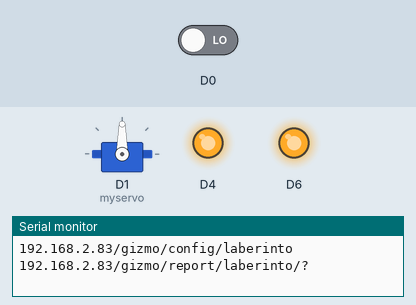
A sketch run on a simulated ESP8266 (NodeMCU). Parts: servo, output pins drawn as LEDs (lit = HIGH), the last lines printed to the serial monitor. Dashed ring = blinking. Inputs (shaded band) come from the test bench; at power-on: D0 LOW. Uploads are accepted with an empty reply.

Above: at 5.1 s.
5.2 s: D0 driven HIGH
At 5.55 s:
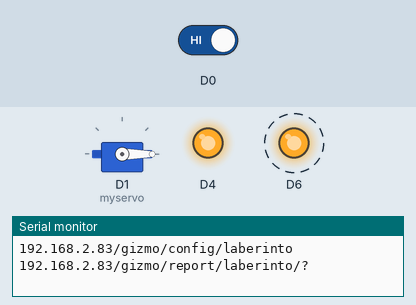
8.2 s: D0 driven LOW
At 10.1 s:
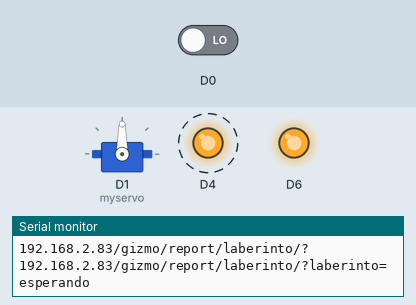
Timing chart, 0 to 17.0 s (numbered marks = the images above; inputs shaded):
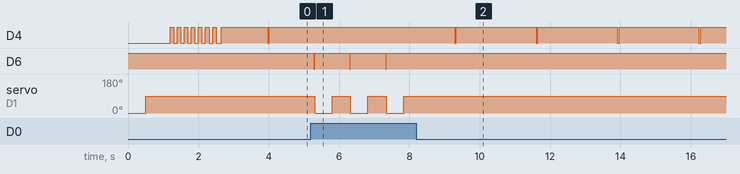

Measured:
- after the input at 5.2 s, D4: stays HIGH (without the input it goes to LOW after 1.1 s); D6: alternates HIGH for 1.0 s and LOW for 0.02 s, starting after 0.08 s; servo on D1 (myservo): alternates 90° for 0.52 s and 0° for 0.50 s, starting after 0.10 s
- after the input at 8.2 s, D4: alternates HIGH for 2.3 s and LOW for 0.05 s, starting after 1.1 s; D6: stops changing and stays HIGH; servo on D1 (myservo): stops changing and stays 90°

The sketch:

r1_laberinto.ino
```cpp
#include <Arcana.h>
#include <Servo.h>

Servo myservo;
int counter = 0;
Arcana arcana("laberinto", true);

bool isPlaying = false;
bool isWon = false;
bool isReset = false;

void setup() {
  pinMode(D0, INPUT);
  pinMode(D6, OUTPUT);
  myservo.attach(D1);
  myservo.write(90);
  reset();

  Serial.begin(115200);
  arcana.init();
  delay(50);
}
void loop() {
  if (counter == 0) {
    arcana.conectar();
    counter = 50;
  }
  counter--;
  //    ///////////////////////////////
  if (arcana.respuesta.substring(1, 4).equals("off") && !isReset) {
    reset();
  }
  if (arcana.respuesta.substring(1, 4).equals("on") && !isReset) {
    reset();
  }
  if (arcana.respuesta.toInt() == 0 && !isReset) {
    reset();
  }


  if (digitalRead(D0) == HIGH) {
    isWon = true;
    digitalWrite(D6, LOW);
    isReset = false;
  }
  if (arcana.respuesta.toInt() >= 13) {
    isWon = true;
    digitalWrite(D6, LOW);
    isReset = false;
  }

  arcana.estado(isWon ? String("laberinto=ganado") : String("laberinto=esperando"));
  ///////////////////////////////
  delay(20);
}

void reset() {
  isWon = false;
  isReset = true;
  digitalWrite(D6, HIGH);
  myservo.write(0);
  delay(500);
  myservo.write(90);
  delay(500);
}
```
